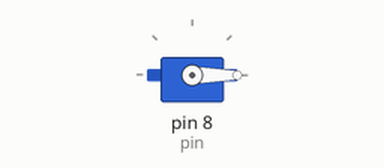
Recording of a sketch running on a simulated Arduino Uno, built with avr-gcc and run on an emulated ATmega328P. Shown: servo. What the sketch prints to the serial monitor is not drawn.

Above: at 0.05 s.
At 2.0 s:
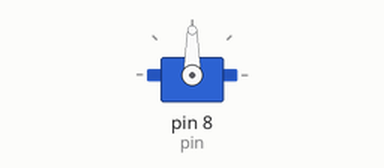
Timing chart, 0 to 4.6 s (numbered marks = the images above):
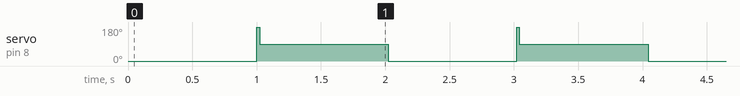

Measured:
- by itself, servo on pin 8 (pin): repeats every 2.0 s: 90° 1.0 s, 0° 1.0 s, 180° 0.02 s

The sketch:

servomotor-2.ino
```cpp
#include <Wire.h>
#include <RTClib.h>
#include <Servo.h>
RTC_DS1307 RTC;

int hora;
int minuto;
Servo myservo;
int pin = 8;//pin digital SERVO

int h1 = 6;
int h2 = 11;
int h3 = 16;
int h4 = 20;
int minutoComida = 29;
int diaAnterior = 1;
int dia;
int r1 = 0;
int r2 = 0;
int r3 = 0;
int r4 = 0;
void setup() {
  // put your setup code here, to run once:
  myservo.attach(pin);
  Wire.begin();
  RTC.begin();
  RTC.adjust(DateTime(__DATE__, __TIME__));
  Serial.begin(9600);
}

void loop() {
  Serial.println("servo");
   myservo.write(0);
    delay(1000);
    myservo.write(180);
    delay(10);
    myservo.write(130);
    delay(10);
    myservo.write(90);
    delay(1000);
  // put your main code h
}
```
